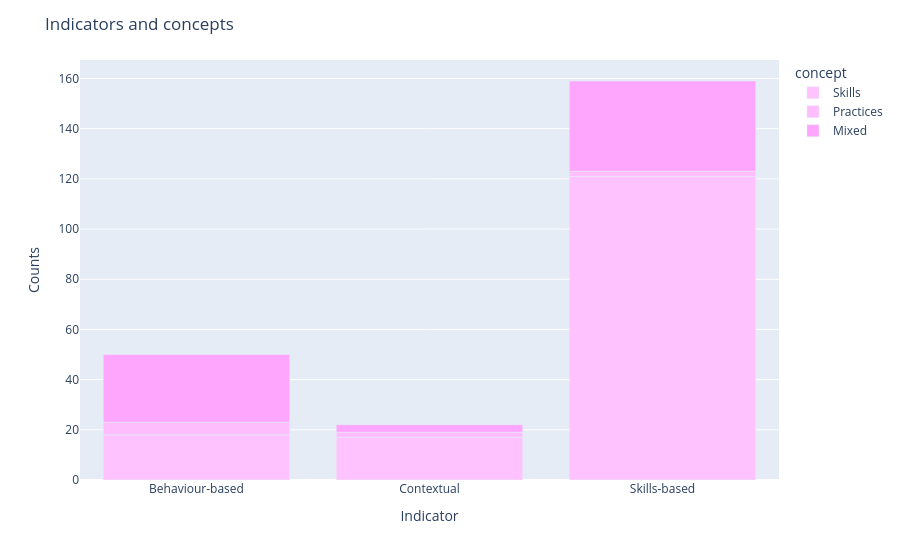

Write notebook code for a chart like this one.
### Code cell
fig = px.bar(indicator_concept_df,
            x='indicator',
            y='count',
            color='concept',
            color_discrete_sequence=px.colors.sequential.Plotly3_r)
fig.update_layout(
            title="Indicators and concepts",
            xaxis_title="Indicator",
            yaxis_title="Counts",
        )
fig

### Figure 1 — Plotly figure (JSON) as saved in the notebook; plotly's stock layout.template omitted (floating-point values rounded to 4 significant figures)
{"data": [{"hovertemplate": "concept=Skills<br>indicator=%{x}<br>count=%{y}<extra></extra>", "legendgroup": "Skills", "marker": {"color": "#fec3fe", "pattern": {"shape": ""}}, "name": "Skills", "orientation": "v", "showlegend": true, "textposition": "auto", "type": "bar", "x": ["Behaviour-based", "Contextual", "Skills-based"], "xaxis": "x", "y": [18, 17, 121], "yaxis": "y"}, {"hovertemplate": "concept=Practices<br>indicator=%{x}<br>count=%{y}<extra></extra>", "legendgroup": "Practices", "marker": {"color": "#febefe", "pattern": {"shape": ""}}, "name": "Practices", "orientation": "v", "showlegend": true, "textposition": "auto", "type": "bar", "x": ["Behaviour-based", "Contextual", "Skills-based"], "xaxis": "x", "y": [5, 2, 2], "yaxis": "y"}, {"hovertemplate": "concept=Mixed<br>indicator=%{x}<br>count=%{y}<extra></extra>", "legendgroup": "Mixed", "marker": {"color": "#fea5fd", "pattern": {"shape": ""}}, "name": "Mixed", "orientation": "v", "showlegend": true, "textposition": "auto", "type": "bar", "x": ["Behaviour-based", "Contextual", "Skills-based"], "xaxis": "x", "y": [27, 3, 36], "yaxis": "y"}], "layout": {"barmode": "relative", "legend": {"title": {"text": "concept"}, "tracegroupgap": 0}, "margin": {"t": 60}, "title": {"text": "Indicators and concepts"}, "xaxis": {"anchor": "y", "domain": [0, 1], "title": {"text": "Indicator"}}, "yaxis": {"anchor": "x", "domain": [0, 1], "title": {"text": "Counts"}}}}
